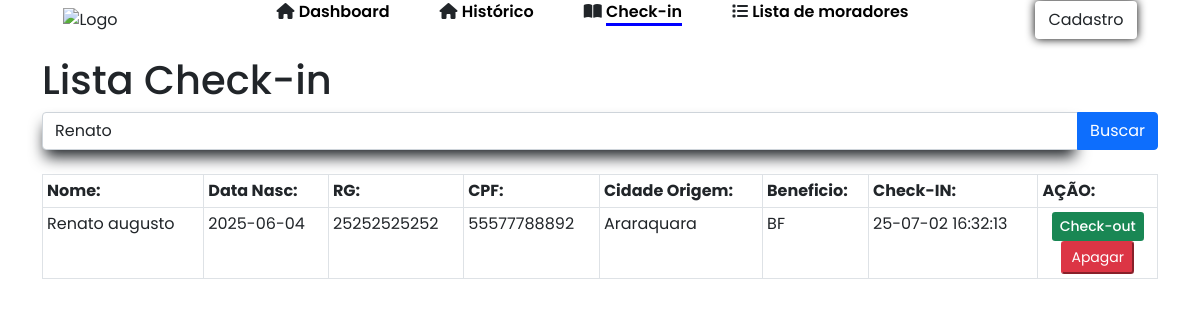
Screenshot of /Paginas/lista.php?nome=Renato augusto with the database file from the repository.
### tables this page shows
CREATE TABLE hospedagens(
    id INTEGER PRIMARY KEY AUTOINCREMENT,
    morador_id INTEGER,
    data_checkin text,
    data_checkout text,
    jantou TEXT,
    banho TEXT,
    passagem TEXT,
    destino TEXT,
    atendente TEXT,
    FOREIGN KEY (morador_id) REFERENCES moradores(id)
    );

CREATE TABLE moradores(
    id INTEGER PRIMARY KEY AUTOINCREMENT,
    nome TEXT NOT NULL,
    data_nasc TEXT NOT NULL,
    rg TEXT NOT NULL,
    cpf TEXT NOT NULL,
    cidade_origem TEXT NOT NULL,
    beneficio TEXT NOT NULL
    );

### Paginas/lista.php (the view, shortened to what this page needs)
<?php
require '../Formularios/processo.php';
$pesquisa = $_GET['nome'] ?? '';
if ($pesquisa) {
  $sql = "SELECT h.id AS hospedagens, m.id AS morador_id, m.nome, m.data_nasc, m.rg, m.cpf, m.cidade_origem, m.beneficio, h.data_checkin
          FROM moradores m
          JOIN hospedagens h ON m.id = h.morador_id
          WHERE h.data_checkout IS NULL AND m.nome LIKE ?
          ORDER BY h.data_checkin ASC";
  $stmt = $db->prepare($sql);
  $stmt->execute(["%$pesquisa%"]);
}
$moradores = $stmt->fetchAll(PDO::FETCH_ASSOC);
?>
<!DOCTYPE html>
<html lang="pt-br">
    <head>
        <link rel="stylesheet" href="https://cdnjs.cloudflare.com/ajax/libs/font-awesome/6.7.2/css/all.min.css">
        <link rel="stylesheet" href="/css/style.css">
        <link rel="stylesheet" href="/css/navbar.css">
        <link rel="stylesheet" href="/css/home.css">
        <link href="https://cdn.jsdelivr.net/npm/bootstrap@5.0.2/dist/css/bootstrap.min.css" rel="stylesheet">
      </head>
    <body>
  <header>
<nav id="navbar">
  <img src="https://www.aparecida.sp.gov.br/img/logo_rodape.png" class="img-fluid " alt="Logo">
   <ul id="nav_list">
        <li class="nav-item">
            <i class="fa-solid fa-house"></i>
          <a href="/Paginas/index.php">Dashboard</a>
          </li>
            <li class="nav-item">
          <i class="fa-solid fa-house"></i>
          <a href="/Paginas/checarlista.php">Histórico</a>
          </li>
            <li class="nav-item active">
          <i class="fa-solid fa-book-open"></i>
          <a href="/Paginas/lista.php">Check-in</a>
          </li>
          <li class="nav-item">
            <i class="fa-solid fa-list"></i>
          <a href="/Paginas/fazcheckin.php">Lista de moradores</a>
          </li>
      </ul>
      <a href = "cadmorador.html" class = 'btn btn-default'>
          Cadastro
      </a>
     </nav>
  </header>
    <main id="content">
      <div class="container-fluid">
      <div>
        <div class="container pt-3">
        <h1>Lista Check-in</h1>
          <form method="get" action="">
          <div class="input-group">
          <input type="text" class="form-control" placeholder="Pesquise pelo nome" name="nome" value=<?php echo htmlspecialchars($pesquisa);?>>
          <button class="btn btn-primary" type="submit">Buscar</button>
          </div>
        </form><br>
        <?php if (count($moradores) > 0): ?>
        <table class="table table-bordered table-sm table-hover table-responsive">
            <tr>
                <th>Nome:</th>
                <th>Data Nasc:</th>
                <th>RG:</th>
                <th>CPF:</th>
                <th>Cidade Origem:</th>
                <th>Beneficio:</th>
                <th>Check-IN:</th>
                <th>AÇÃO:</th>
            </tr>
            <?php foreach ($moradores as $m): ?>
                <tr>
                <td><?php echo ($m['nome'])?></td>
                <td><?php echo ($m['data_nasc'])?></td>
                <td><?php echo ($m['rg'])?></td>
                <td><?php echo ($m['cpf'])?></td>
                <td><?php echo ($m['cidade_origem'])?></td>
                <td><?php echo ($m['beneficio'])?></td>
                <td><?php echo ($m['data_checkin'])?></td>
                <td>
                <form method="get" action = "../Formularios/checkout.php" onsubmit="return confirm('Deseja confirmar o check-out?')">
                    <button class="btn-sm btn-success" type = "submit">Check-out</button>
                </form>
                <form method="post" action = "../Formularios/delete.php" onsubmit="return confirm('Confirma a exclusão do registro?')">
                    <button class="btn-sm btn-danger" type = "submit">Apagar</button>
                </form>
                </td>
                </tr>
            <?php endforeach; ?>
        </table>
        </div>
        <?php else: ?>
          <p>Não foi efetuado nenhum check-in</p>
        <?php endif; ?>
        </div>
        </main>
    </body>
    </html>

### css/style.css (style rules this page uses)
* { font-family: 'Poppins', sans-serif; margin: 0; padding: 0; box-sizing: border-box; align-items: center; justify-content: center; }
html { height: 100%; }
form { display: flex; }

### css/navbar.css (style rules this page uses)
#navbar { width: 100%; display: flex; align-items: center; justify-content: space-around; }
#nav_list { display: flex; list-style: none; gap: 50px; }
.nav-item a { text-decoration: none; color: black; font-weight: 600; }
.nav-item.active a { color: black; border-bottom: 3px solid blue; }
.btn-default { border: none; color: white; display: flex; align-items: center; text-decoration: none; background-color: blue; border-radius: 12px; padding: 10px 14px; font-weight: 600; box-shadow: 0 0 10px black; cursor: pointer; transition: background-color .3s ease; }
.btn-success { background-color: green; display: flex; align-items: center; border: none; padding: 8px 12px; border-radius: 8px; font-size: 15px; font-weight: 500; cursor: pointer; gap: 8px; box-shadow: 0px 10px 15px -3px; }
form { display: flex; justify-content: space-between; flex-direction: column; gap: 30px; height: 100%; }
.form-control { display: flex; align-items: center; background-color: white; box-shadow: 0px 10px 15px -3px; padding: 10px; width: 100%; border: none; border-radius: 8px; }

### rows the page displays
hospedagens: morador.nome "Renato augusto", morador.data_nasc "2025-06-04", morador.rg "25252525252", morador.cpf "55577788892", morador.cidade_origem "Araraquara", morador.beneficio "BF", data_checkin "25-07-02 16:32:13"
